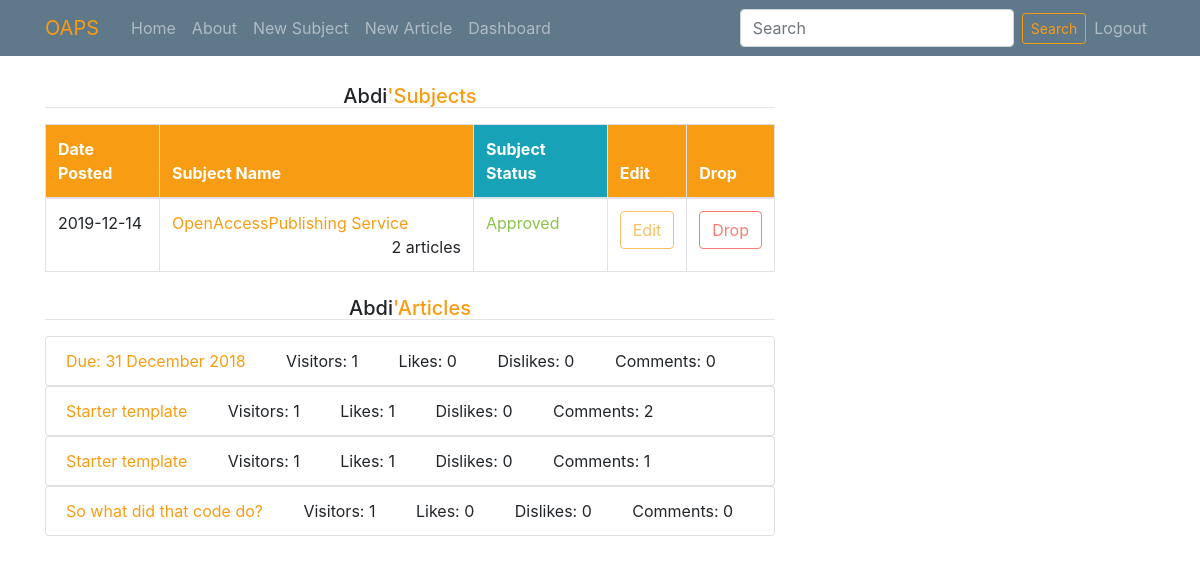
Page /Dashboard (signed in) on the committed database.
### blog/modules.py (models this page shows)
class User(db.Model, UserMixin):
	id = db.Column(db.Integer, primary_key=True)
	username = db.Column(db.String(20), nullable=False)
	email = db.Column(db.String(120), nullable=False, unique=True)
	usertype = db.Column(db.String(20), nullable=False, default='User')
	password = db.Column(db.String(60), nullable=False)

class Subject(db.Model):
	id = db.Column(db.Integer, primary_key=True)
	name = db.Column(db.String(100), nullable=False, unique=True)
	purpose = db.Column(db.Text, nullable=False)
	status = db.Column(db.String(20), default='UnApproved')
	date_posted = db.Column(db.DateTime, nullable=False, default=datetime.utcnow)
	authorEmail = db.Column(db.String(20), nullable=False)
	articles = db.relationship('Article', backref='subject', lazy='dynamic')

class Article(db.Model):
	id = db.Column(db.Integer, primary_key=True)
	title = db.Column(db.String(20), nullable=False)
	body = db.Column(db.Text, nullable=False)
	articlefile = db.Column(db.String(30), nullable=True)
	authorEmail = db.Column(db.String(20), nullable=False)
	date_posted = db.Column(db.DateTime, nullable=False, default=datetime.utcnow)
	subject_id = db.Column(db.Integer, db.ForeignKey('subject.id'), nullable=False)
	comments = db.relationship('Comment', backref='article', lazy='dynamic')
	likes = db.relationship('LikeArticle', backref='article', lazy='dynamic')
	dislikes = db.relationship('DisLikeArticle', backref='article', lazy='dynamic')
	visitors = db.relationship('Visitor', backref='article', lazy='dynamic')

### blog/routes.py (the view)
@app.route('/Dashboard', methods=['GET', 'POST'])
@login_required
def dashboard():
	if current_user.usertype == 'User':
		my_subjects = Subject.query.filter(Subject.authorEmail == current_user.email).all()
		my_articles = Article.query.filter(Article.authorEmail == current_user.email).all()
		if my_subjects or my_articles:
			return render_template('dashboard.html', my_subjects=my_subjects, my_articles=my_articles)
		else:
			flash('You have no subjects so far', 'info')
			return redirect(url_for('Subjects'))
	else:# if user tries to access this page from url
		flash('Access Dinied', 'danger')
		return redirect(url_for('Subjects'))

### blog/modules.py (called while the page is built)
@login_manager.user_loader
def load_user(user_id):
    return User.query.get(int(user_id))

### blog/templates/dashboard.html
{% extends "layouts.html" %}
    {% block content %}
        {% if my_subjects %}
        <h5 class="text text-center mt-4">{{ current_user.username }}<span class="text-primary">'Subjects</span></h5>
        <hr style="margin-top: -9px;">
        <table class="table table-bordered mt-3">
            <thead><tr class="bg-primary text-white">
                <th>Date Posted</th>
                <th>Subject Name</th>
                <th class="bg-info">Subject Status</th>
                <th>Edit</th>
                <th>Drop</th>
            </tr></thead>
            <tbody>
                {% for subject in my_subjects %}
                <tr>
                    <td>{{ subject.date_posted.strftime('%Y-%m-%d') }}</td>
                    {% if subject.articles.count() > 0 %}
                        <td>
                            <a href="{{ url_for('subject', id=subject.id) }}">{{ subject.name }} </a>
                            <span class="float-right">{{ subject.articles.count() }} articles</span>
                        </td>
                    {% else %}
                        <td>{{ subject.name }}
                            <span class="float-right">{{ subject.articles.count() }} article</span>
                        </td>
                    {% endif %}
                    {% if subject.status == 'Rejected' %}
                        <td class="text-danger">{{ subject.status }}</td>
                    {% else %}
                        <td class="text-success">{{ subject.status }}</td>
                    {% endif %}
                    {% if subject.articles.count() > 0 %}
                        <td><a href="{{ url_for('update_subject', subject_id=subject.id) }}" class="btn btn-outline-primary btn-block disabled">Edit</a></td>
                        <td><a href="{{ url_for('check_subject', subject_id=subject.id) }}" class="btn btn-outline-danger btn-block disabled">Drop</a></td>
                    {% else %}
                        <td><a href="{{ url_for('update_subject', subject_id=subject.id) }}" class="btn btn-outline-primary btn-block">Edit</a></td>
                        <td><a href="{{ url_for('drop_subject', subject_id=subject.id) }}" class="btn btn-outline-danger btn-block" onclick="return confirm('Are you sure');">Drop</a></td>
                    {% endif %}
                    {% endfor %}
                </tr>
            </tbody>
        </table>
        {% endif %}
        <h5 class="text text-center mt-4">{{ current_user.username }}<span class="text-primary">'Articles</span></h5>
        <hr style="margin-top: -9px;">
        {% if my_articles %}
            {% for article in my_articles %}
                <ul class="list-group">
                    <li class="list-group-item"><a href="{{ url_for('article', id=article.id) }}">{{ article.title }}</a>
                        &nbsp;&nbsp;&nbsp;&nbsp;&nbsp;&nbsp;&nbsp;&nbsp;<span>Visitors: {{ article.visitors.count() }}</span>
                        &nbsp;&nbsp;&nbsp;&nbsp;&nbsp;&nbsp;&nbsp;&nbsp;<span>Likes: {{ article.likes.count() }}</span>
                        &nbsp;&nbsp;&nbsp;&nbsp;&nbsp;&nbsp;&nbsp;&nbsp;<span>Dislikes: {{ article.dislikes.count() }}</span>
                        &nbsp;&nbsp;&nbsp;&nbsp;&nbsp;&nbsp;&nbsp;&nbsp;<span>Comments: {{ article.comments.count() }}</span>
                    </li>
                </ul>
            {% endfor %}
        {% else %}
            <span class="text text-muted text-center">You have no articles!</span>
        {% endif %}
	{% endblock %}

### blog/templates/layouts.html (shortened to what this page needs)
<!DOCTYPE html>
<html lang="en">
<head>
  <link rel="stylesheet" href="{{ url_for('static', filename='css/bootstrap.min.css') }}">
  <link rel="stylesheet" href="{{ url_for('static', filename='fontawesome-free-5.11.2-web/css/all.min.css') }}">
</head>
<body>
<nav class="navbar navbar-expand-md navbar-dark bg-steel fixed-top">
        <div class="container">
          <a class="navbar-brand mr-4 text-primary" href="/">OAPS</a>
          <div class="collapse navbar-collapse" id="navbarToggle">
            <div class="navbar-nav mr-auto">
              <a class="nav-item nav-link" href="{{ url_for('Subjects') }}">Home</a>
              <a class="nav-item nav-link" href="#">About</a>
              <a class="nav-item nav-link" href="{{ url_for('new_subject') }}">New Subject</a>
              <a class="nav-item nav-link" href="{{ url_for('New_Article') }}">New Article</a>
              {% if current_user.is_authenticated %}
                  {% if current_user.usertype == 'User' %}
                  <a class="nav-item nav-link" href="{{ url_for('dashboard') }}">Dashboard</a>
                  {% endif %}
              {% endif %}
            </div>
            <div class="navbar-nav">
              {% if current_user.is_authenticated %}
              <form class="form-inline md-form mr-auto" method="get" action="/Search">
                <input class="form-control mr-sm-2 search-input" name="content" type="text" id="content" required placeholder="Search" aria-label="Search">
                <button class="btn btn-outline-warning btn-rounded btn-sm" id="search" type="submit">Search</button>
              </form>
              <a class="nav-item nav-link" href="/logout">Logout</a>
              {% endif %}
            </div>
          </div>
        </div>
      </nav>
<div class="container" style="margin-top: 60px;">
    <div class="row">
      <div class="col-md-8">
       {% block content %} {% endblock %}
      </div>
      <div class="col-md-3"></div>
    </div>
</div>
  </body>
</html>

### blog/templates/layouts.html (style rules this page uses)
.bg-steel { background-color: #5f788a; }
.navbar-nav .nav-link { color: #cbd5db; }

### rows in the picture
User: username "Abdi"
Subject: date_posted "2019-12-14", name "OpenAccessPublishing Service", articles.count "2", status "Approved"
Article: title "Due: 31 December 2018", visitors.count "1", likes.count "0", dislikes.count "0", comments.count "0"
Article: title "Starter template", visitors.count "1", likes.count "1", dislikes.count "0", comments.count "2"
Article: title "Starter template", visitors.count "1", likes.count "1", dislikes.count "0", comments.count "1"
Article: title "So what did that code do?", visitors.count "1", likes.count "0", dislikes.count "0", comments.count "0"
